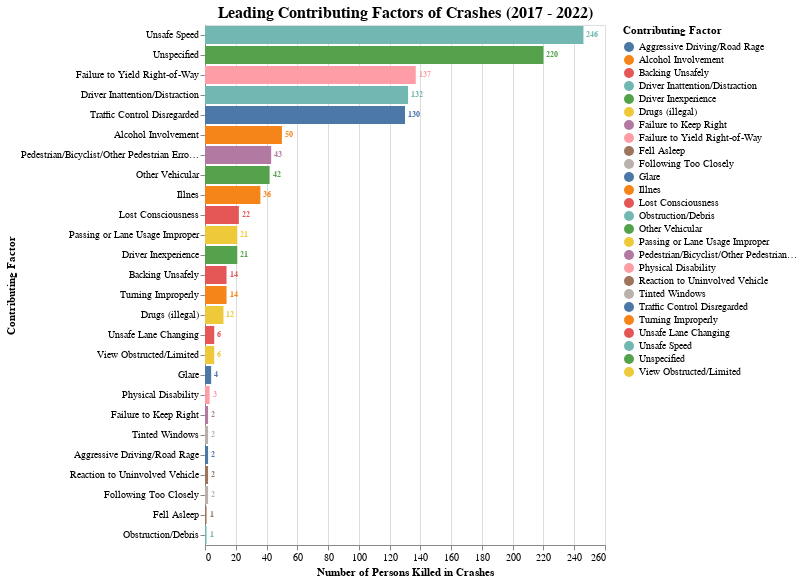

Notebook cell for this chart:
### Code cell
# Use Altair to visualise the number (greater than zero) of people killed, per contributing factor (2017-2022)

import altair as alt

chart = (
    alt.Chart(df_crash[df_crash["number_of_persons_killed"] > 0])
    .mark_bar()
    .encode(
        x=alt.X(
            "number_of_persons_killed:Q", title="Number of Persons Killed in Crashes"
        ),
        y=alt.Y(
            "contributing_factor_vehicle_1:N", sort="-x", title="Contributing Factor"
        ),
        color=alt.Color(
            "contributing_factor_vehicle_1:N",
            legend=alt.Legend(title="Contributing Factor"),
        ),
    )
)
text = chart.mark_text(
    align="left", baseline="middle", dx=3, fontStyle="bold", fontSize=8
).encode(text=alt.Text("number_of_persons_killed:Q"))
final = (
    (chart + text)
    .properties(title="Leading Contributing Factors of Crashes (2017 - 2022)")
    .configure_title(fontSize=16, font="Courier", align="center", color="black")
)

final

### Figure 1 — Vega-Lite specification as saved in the notebook (floating-point values rounded to 4 significant figures)
{"config": {"view": {"continuousWidth": 400, "continuousHeight": 300}, "title": {"align": "center", "color": "black", "font": "Courier", "fontSize": 16}}, "layer": [{"mark": "bar", "encoding": {"color": {"field": "contributing_factor_vehicle_1", "legend": {"title": "Contributing Factor"}, "type": "nominal"}, "x": {"field": "number_of_persons_killed", "title": "Number of Persons Killed in Crashes", "type": "quantitative"}, "y": {"field": "contributing_factor_vehicle_1", "sort": "-x", "title": "Contributing Factor", "type": "nominal"}}}, {"mark": {"type": "text", "align": "left", "baseline": "middle", "dx": 3, "fontSize": 8, "fontStyle": "bold"}, "encoding": {"color": {"field": "contributing_factor_vehicle_1", "legend": {"title": "Contributing Factor"}, "type": "nominal"}, "text": {"field": "number_of_persons_killed", "type": "quantitative"}, "x": {"field": "number_of_persons_killed", "title": "Number of Persons Killed in Crashes", "type": "quantitative"}, "y": {"field": "contributing_factor_vehicle_1", "sort": "-x", "title": "Contributing Factor", "type": "nominal"}}}], "data": {"name": "data-42e47f0591eeea76a6c39fc38f3a6acb"}, "title": "Leading Contributing Factors of Crashes (2017 - 2022)", "$schema": "https://vega.github.io/schema/vega-lite/v4.17.0.json", "datasets": {"data-42e47f0591eeea76a6c39fc38f3a6acb": [{"contributing_factor_vehicle_1": "Unsafe Speed", "number_of_persons_killed": 246}, {"contributing_factor_vehicle_1": "Unspecified", "number_of_persons_killed": 220}, {"contributing_factor_vehicle_1": "Failure to Yield Right-of-Way", "number_of_persons_killed": 137}, {"contributing_factor_vehicle_1": "Driver Inattention/Distraction", "number_of_persons_killed": 132}, {"contributing_factor_vehicle_1": "Traffic Control Disregarded", "number_of_persons_killed": 130}, {"contributing_factor_vehicle_1": "Alcohol Involvement", "number_of_persons_killed": 50}, {"contributing_factor_vehicle_1": "Pedestrian/Bicyclist/Other Pedestrian Error/Confusion", "number_of_persons_killed": 43}, {"contributing_factor_vehicle_1": "Other Vehicular", "number_of_persons_killed": 42}, {"contributing_factor_vehicle_1": "Illnes", "number_of_persons_killed": 36}, {"contributing_factor_vehicle_1": "Lost Consciousness", "number_of_persons_killed": 22}, {"contributing_factor_vehicle_1": "Passing or Lane Usage Improper", "number_of_persons_killed": 21}, {"contributing_factor_vehicle_1": "Driver Inexperience", "number_of_persons_killed": 21}, {"contributing_factor_vehicle_1": "Backing Unsafely", "number_of_persons_killed": 14}, {"contributing_factor_vehicle_1": "Turning Improperly", "number_of_persons_killed": 14}, {"contributing_factor_vehicle_1": "Drugs (illegal)", "number_of_persons_killed": 12}, {"contributing_factor_vehicle_1": "Unsafe Lane Changing", "number_of_persons_killed": 6}, {"contributing_factor_vehicle_1": "View Obstructed/Limited", "number_of_persons_killed": 6}, {"contributing_factor_vehicle_1": "Glare", "number_of_persons_killed": 4}, {"contributing_factor_vehicle_1": "Physical Disability", "number_of_persons_killed": 3}, {"contributing_factor_vehicle_1": "Failure to Keep Right", "number_of_persons_killed": 2}, {"contributing_factor_vehicle_1": "Tinted Windows", "number_of_persons_killed": 2}, {"contributing_factor_vehicle_1": "Aggressive Driving/Road Rage", "number_of_persons_killed": 2}, {"contributing_factor_vehicle_1": "Reaction to Uninvolved Vehicle", "number_of_persons_killed": 2}, {"contributing_factor_vehicle_1": "Following Too Closely", "number_of_persons_killed": 2}, {"contributing_factor_vehicle_1": "Fell Asleep", "number_of_persons_killed": 1}, {"contributing_factor_vehicle_1": "Obstruction/Debris", "number_of_persons_killed": 1}]}}
